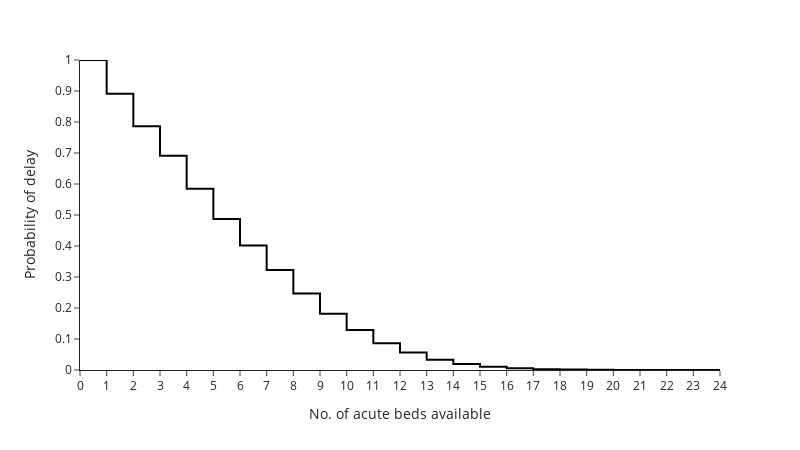
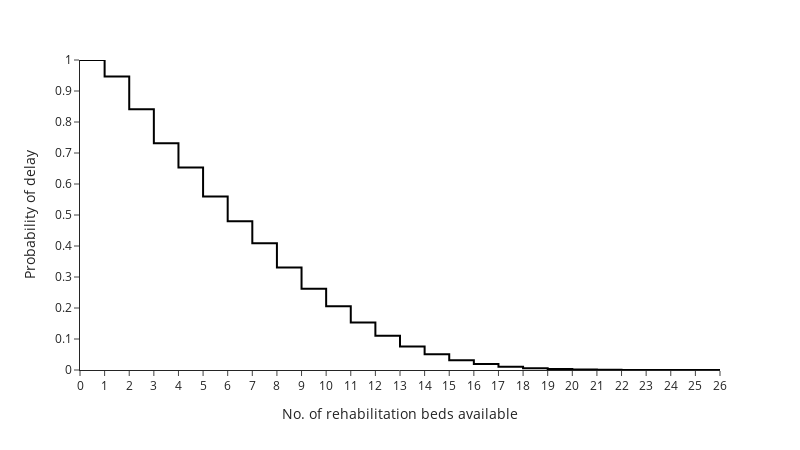

Notebook code for these charts, in order:
### Code cell
plot_delay_prob(base_overall["asu"], unit="asu", file="figure3_asu.png")
plot_delay_prob(base_overall["rehab"], unit="rehab", file="figure3_rehab.png")

### Figure 1 — Plotly figure (JSON) as saved in the notebook; plotly's stock layout.template omitted (floating-point values rounded to 4 significant figures)
{"data": [{"hovertemplate": "beds=%{x}<br>prob_delay=%{y}<extra></extra>", "legendgroup": "", "line": {"color": "black", "dash": "solid", "shape": "hv"}, "marker": {"symbol": "circle"}, "mode": "lines", "name": "", "orientation": "v", "showlegend": false, "type": "scatter", "x": [0, 1, 2, 3, 4, 5, 6, 7, 8, 9, 10, 11, 12, 13, 14, 15, 16, 17, 18, 19, 20, 21, 22, 23, 24], "xaxis": "x", "y": [1.0, 0.8912, 0.786, 0.691, 0.5849, 0.4874, 0.4015, 0.3229, 0.2464, 0.1816, 0.1288, 0.08654, 0.05644, 0.03322, 0.01934, 0.01054, 0.005279, 0.002607, 0.001342, 0.0006505, 0.000274, 0.0001096, 2.922e-05, 7.306e-06, 3.653e-06], "yaxis": "y"}], "layout": {"height": 450, "legend": {"tracegroupgap": 0}, "margin": {"t": 60}, "width": 800, "xaxis": {"anchor": "y", "domain": [0.0, 1.0], "dtick": 1, "title": {"text": "No. of acute beds available"}}, "yaxis": {"anchor": "x", "domain": [0.0, 1.0], "dtick": 0.1, "range": [0, 1], "title": {"text": "Probability of delay"}}}}

### Figure 2 — Plotly figure (JSON) as saved in the notebook; plotly's stock layout.template omitted (floating-point values rounded to 4 significant figures)
{"data": [{"hovertemplate": "beds=%{x}<br>prob_delay=%{y}<extra></extra>", "legendgroup": "", "line": {"color": "black", "dash": "solid", "shape": "hv"}, "marker": {"symbol": "circle"}, "mode": "lines", "name": "", "orientation": "v", "showlegend": false, "type": "scatter", "x": [0, 1, 2, 3, 4, 5, 6, 7, 8, 9, 10, 11, 12, 13, 14, 15, 16, 17, 18, 19, 20, 21, 22, 23, 24, 25, 26], "xaxis": "x", "y": [1.0, 0.947, 0.8408, 0.7317, 0.6533, 0.56, 0.4796, 0.4088, 0.3309, 0.2621, 0.2056, 0.1536, 0.1101, 0.07605, 0.05066, 0.0317, 0.01966, 0.0108, 0.005883, 0.003117, 0.001467, 0.0007347, 0.0003873, 0.0001388, 7.671e-05, 1.826e-05, 7.306e-06], "yaxis": "y"}], "layout": {"height": 450, "legend": {"tracegroupgap": 0}, "margin": {"t": 60}, "width": 800, "xaxis": {"anchor": "y", "domain": [0.0, 1.0], "dtick": 1, "title": {"text": "No. of rehabilitation beds available"}}, "yaxis": {"anchor": "x", "domain": [0.0, 1.0], "dtick": 0.1, "range": [0, 1], "title": {"text": "Probability of delay"}}}}
